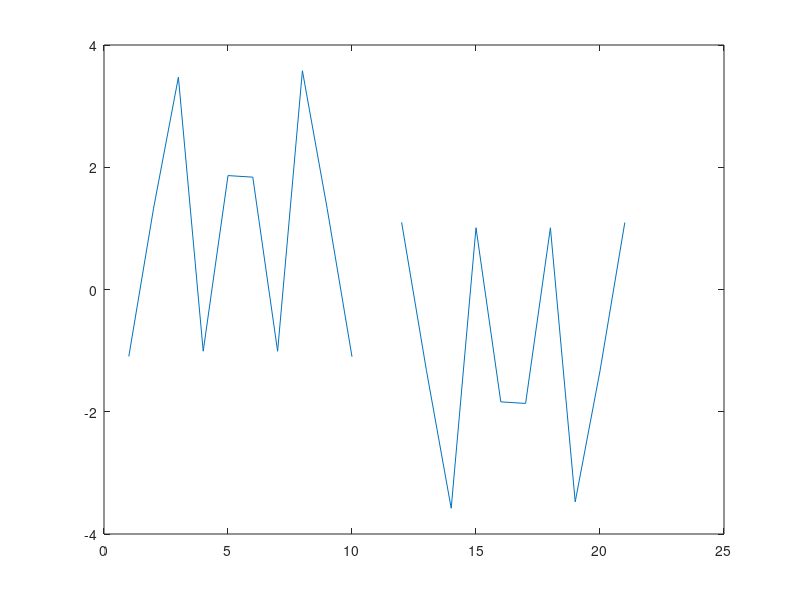

MATLAB code for this plot:
% Octave Script
% Title           :Funciones Trascendentes: Trigonométricas, Logarítmicas y Exponenciales (Ejercicio10)
% Correo          :orlandourbanotrejo@gmail.com
% Description     :Script para graficar funciones y determinar que tipo de funcion es.
% Author          :Orlando Urbano Trejo (Lando)
% Date            :23_11_2021
% Version         :1
% Usage           :octave>path/Ejercicio10
%                 :Requiere aplicación octave, usar linea de comandos
%                 :https://octaveintro.readthedocs.io/en/latest/index.html

clear
disp ('Función10');
% Dominio de la función
x=-20:2:20
% Regla de correspondencia
hx = csc(x)
disp ('La función cosecante es una función trigonometrica ');
disp ('El dominio de la función es (2πn,π + 2πn) ∪ (π + 2πn,2π + 2πn)');
disp ('El rango de la función es de (-∞,-1] ∪ [1,∞)');
disp ('Los puntos donde f(x)=0 no existen');
% Plotear función
plot (hx)
